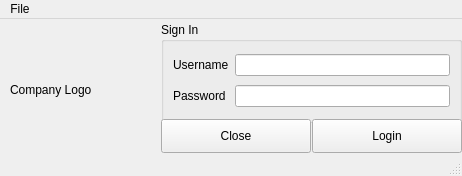
<?xml version="1.0" encoding="UTF-8"?>
<ui version="4.0">
 <class>LoginWindow</class>
 <widget class="QMainWindow" name="LoginWindow">
  <property name="geometry">
   <rect>
    <x>0</x>
    <y>0</y>
    <width>462</width>
    <height>176</height>
   </rect>
  </property>
  <property name="windowTitle">
   <string>TorgCRM Login</string>
  </property>
  <widget class="QWidget" name="centralwidget">
   <widget class="QGroupBox" name="groupBox">
    <property name="geometry">
     <rect>
      <x>161</x>
      <y>3</y>
      <width>301</width>
      <height>101</height>
     </rect>
    </property>
    <property name="title">
     <string>Sign In</string>
    </property>
    <layout class="QGridLayout" name="gridLayout">
     <item row="0" column="0">
      <widget class="QLabel" name="userNameLabel">
       <property name="text">
        <string>Username</string>
       </property>
      </widget>
     </item>
     <item row="0" column="1">
      <widget class="QLineEdit" name="userNameInput"/>
     </item>
     <item row="1" column="0">
      <widget class="QLabel" name="passwordLabel">
       <property name="text">
        <string>Password</string>
       </property>
      </widget>
     </item>
     <item row="1" column="1">
      <widget class="QLineEdit" name="passwordInput"/>
     </item>
    </layout>
   </widget>
   <widget class="QPushButton" name="cancelBtn">
    <property name="geometry">
     <rect>
      <x>161</x>
      <y>100</y>
      <width>150</width>
      <height>34</height>
     </rect>
    </property>
    <property name="text">
     <string>Close</string>
    </property>
   </widget>
   <widget class="QPushButton" name="loginBtn">
    <property name="geometry">
     <rect>
      <x>312</x>
      <y>100</y>
      <width>150</width>
      <height>34</height>
     </rect>
    </property>
    <property name="text">
     <string>Login</string>
    </property>
   </widget>
   <widget class="QLabel" name="logoLabel">
    <property name="geometry">
     <rect>
      <x>10</x>
      <y>20</y>
      <width>141</width>
      <height>101</height>
     </rect>
    </property>
    <property name="text">
     <string>Company Logo</string>
    </property>
   </widget>
  </widget>
  <widget class="QMenuBar" name="menubar">
   <property name="geometry">
    <rect>
     <x>0</x>
     <y>0</y>
     <width>462</width>
     <height>22</height>
    </rect>
   </property>
   <widget class="QMenu" name="menuFile">
    <property name="title">
     <string>File</string>
    </property>
    <addaction name="actionClose"/>
    <addaction name="actionAbout"/>
   </widget>
   <addaction name="menuFile"/>
  </widget>
  <widget class="QStatusBar" name="statusbar"/>
  <action name="actionClose">
   <property name="text">
    <string>Close</string>
   </property>
   <property name="shortcut">
    <string>Ctrl+Q</string>
   </property>
  </action>
  <action name="actionAbout">
   <property name="text">
    <string>About</string>
   </property>
  </action>
 </widget>
 <resources/>
 <connections/>
</ui>
